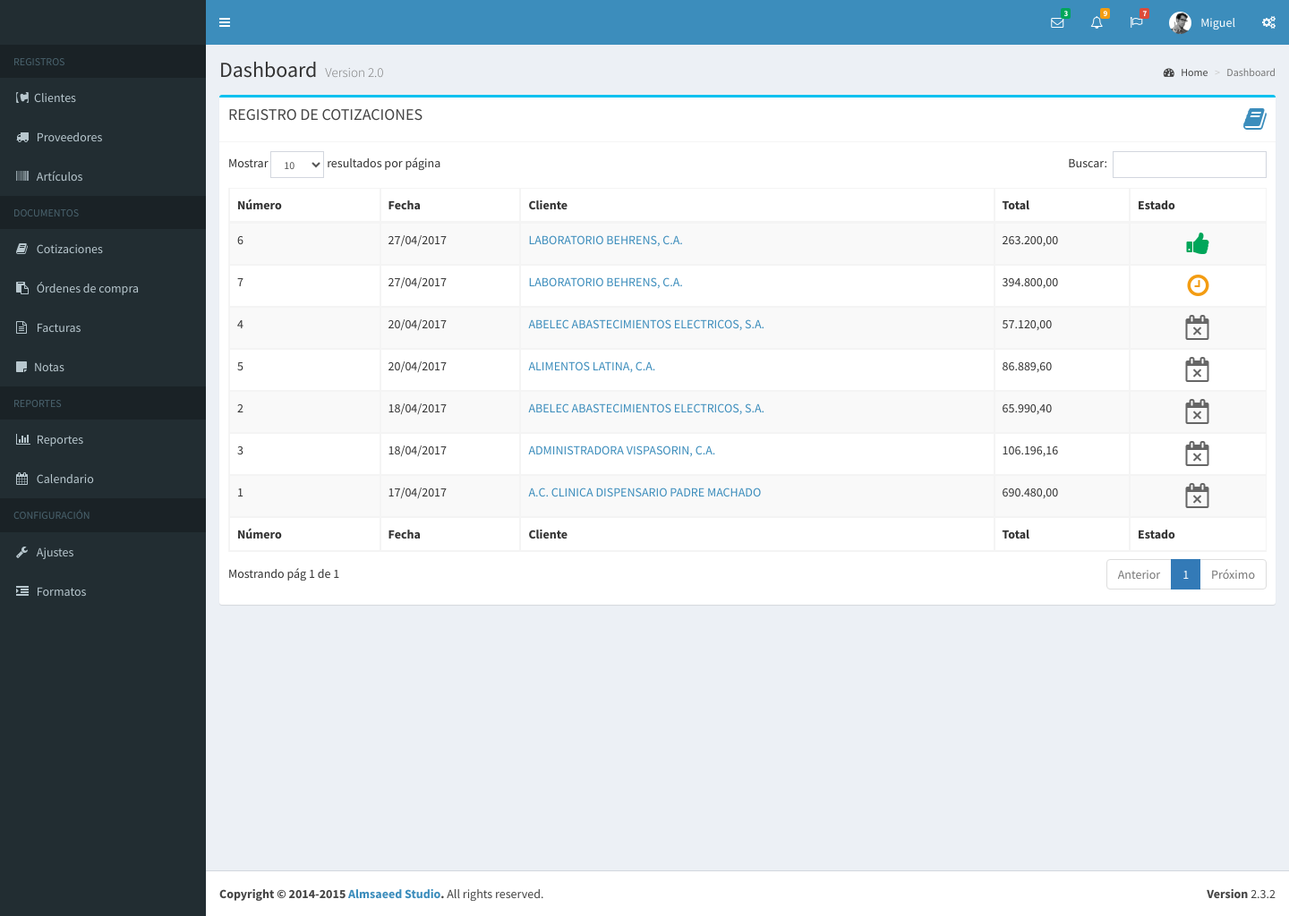
The page /cotizaciones.php (signed in) on the database its author committed.
### tables this page shows
CREATE TABLE IF NOT EXISTS `usuario` (
  `idUsuario` int(11) NOT NULL AUTO_INCREMENT,
  `usuario` varchar(60) NOT NULL,
  `password` varchar(60) NOT NULL,
  `nombre` varchar(80) DEFAULT NULL,
  `empresa` varchar(40) DEFAULT NULL,
  `subtitulo` varchar(120) DEFAULT NULL,
  `rif` varchar(15) DEFAULT NULL,
  `telefonos` varchar(80) DEFAULT NULL,
  `email` varchar(80) DEFAULT NULL,
  `vendedor` varchar(25) DEFAULT NULL,
  `direccion1` varchar(160) DEFAULT NULL,
  `direccion2` varchar(160) DEFAULT NULL,
  PRIMARY KEY (`idUsuario`)
);

CREATE TABLE IF NOT EXISTS `cotizacion` (
  `idCotizacion` int(5) NOT NULL AUTO_INCREMENT,
  `numero` int(4) NOT NULL,
  `Fecha` varchar(10) DEFAULT NULL,
  `fecha_emision` date DEFAULT NULL,
  `fecha_registro` datetime DEFAULT NULL,
  `fecha_modificacion` datetime DEFAULT NULL,
  `fecha_vencimiento` datetime DEFAULT NULL,
  `fecha_venc_sist` datetime DEFAULT NULL,
  `fecha_anulacion` datetime DEFAULT NULL,
  `fecha_aprobacion` datetime DEFAULT NULL,
  `validez` varchar(30) DEFAULT NULL,
  `idCliente` int(5) DEFAULT NULL,
  `Nombre` varchar(51) DEFAULT NULL,
  `Telefono` varchar(20) DEFAULT NULL,
  `Rif` varchar(14) DEFAULT NULL,
  `Fax` varchar(15) DEFAULT NULL,
  `Email` varchar(30) DEFAULT NULL,
  `pcontacto` varchar(30) DEFAULT NULL,
  `idProveedor` int(2) DEFAULT NULL,
  `iva` float DEFAULT NULL,
  `tipo` varchar(12) DEFAULT NULL,
  `CotizAprobada` varchar(5) DEFAULT NULL,
  `SubTotal` varchar(9) DEFAULT NULL,
  `TotalDescto` int(1) DEFAULT NULL,
  `estado` varchar(20) DEFAULT NULL,
  `valor_condicion` int(3) DEFAULT NULL,
  `condicion` varchar(12) DEFAULT NULL,
  `ISV` varchar(8) DEFAULT NULL,
  `Total` decimal(9,2) DEFAULT NULL,
  `introduccion` varchar(200) DEFAULT NULL,
  `Observaciones` varchar(30) DEFAULT NULL,
  `Observaciones1` varchar(100) DEFAULT NULL,
  `Observaciones2` varchar(100) DEFAULT NULL,
  `Observaciones3` varchar(100) DEFAULT NULL,
  `idUsuario` int(11) DEFAULT NULL,
  PRIMARY KEY (`idCotizacion`),
  KEY `idUsuario` (`idUsuario`)
);

CREATE TABLE IF NOT EXISTS `cliente` (
  `idCliente` int(5) NOT NULL AUTO_INCREMENT,
  `Nombre` varchar(51) NOT NULL,
  `Rif` varchar(13) NOT NULL,
  `pcontacto` varchar(50) DEFAULT NULL,
  `Nit` int(11) DEFAULT NULL,
  `direccion1` varchar(100) DEFAULT NULL,
  `direccion2` varchar(100) DEFAULT NULL,
  `Ciudad` varchar(30) DEFAULT NULL,
  `telefono1` varchar(20) DEFAULT NULL,
  `telefono2` varchar(20) DEFAULT NULL,
  `IdZona` int(1) DEFAULT NULL,
  `CodPos` varchar(12) DEFAULT NULL,
  `IdCondicion` int(2) DEFAULT NULL,
  `VigCre` varchar(10) DEFAULT NULL,
  `MonCre` int(1) DEFAULT NULL,
  `IdVendedor` int(1) DEFAULT NULL,
  `PagWeb` varchar(30) DEFAULT NULL,
  `Email` varchar(30) DEFAULT NULL,
  `IdCodContab` int(1) DEFAULT NULL,
  `NroPrecio` int(1) DEFAULT NULL,
  `AccionSql` varchar(4) DEFAULT NULL,
  PRIMARY KEY (`idCliente`)
);

### bd/data-usuario.php (called while the page is built, shortened)
<?php
	function obtenerUsuarioPorId( $idu, $dbh ){
		$sql = "select * from usuario where idUsuario = $idu";
		$data_user = mysql_fetch_array( mysql_query ( $sql, $dbh ) );
		return $data_user;
	}
?>

### bd/data-cotizacion.php (called while the page is built, shortened)
<?php
	function obtenerListaCotizaciones( $link, $idu, $estado ){
		$xq = ""; $lista_c = array();
		$q = "Select c.idCotizacion as id, c.tipo as tipo, c.numero as numero,
		c.estado as estado, date_format(c.fecha_emision,'%d/%m/%Y') as Fecha,
		c.valor_condicion as vcondicion, k.Nombre as Nombre, c.Total as Total
		from cotizacion c, cliente k where c.idCliente = k.idCliente and c.tipo = 'cotizacion'
		and idUsuario = $idu $xq order by c.fecha_emision DESC";
		$data = mysql_query( $q, $link );
		while( $c = mysql_fetch_array( $data ) ){
			$lista_c[] = $c;
		}
		return $lista_c;
	}
?>

### fn/fn-documento.php (called while the page is built, shortened)
<?php
	function iconoEstado( $estado ){
		$icono = array(
			""	=> array("icono" => " fa-sticky-note", "color" => "verde"),
			"pendiente"	=> array("icono" => "fa-clock-o", "color" => "amarillo"),
			"aprobada"	=> array("icono" => "fa-thumbs-up", "color" => "verde"),
			"pagada"	=> array("icono" => "fa-check", "color" => "azul"),
			"vencida"	=> array("icono" => "fa-calendar-times-o", "color" => "gris"),
			"anulada" 	=> array("icono" => "fa-ban", "color" => "rojo")
		);
		return $icono[$estado];
	}
?>

### subforms/tablas/tabla_cotizaciones.php (the view, shortened to what this page needs)
<?php
	$tipo = "";
	if( $tipo == "solicitud" )
		$cotizaciones = obtenerSolicitudesCotizaciones( $dbh, $usuario["idUsuario"] );
	else
		$cotizaciones = obtenerListaCotizaciones( $dbh, $usuario["idUsuario"], "" );
?>
<table id="lista_ctz" class="table table-bordered table-striped">
    <thead>
      <tr>
        <th>Número</th>
        <th>Fecha</th>
        <?php if( $tipo != "solicitud" ) { ?> <th>Cliente</th> <?php } else { ?><th>Proveedor</th> <?php } ?>
		<?php if( $tipo != "solicitud" ) { ?> <th>Total</th> <?php } ?>
        <th>Estado</th>
      </tr>
    </thead>
    <tbody>
        <?php
          foreach( $cotizaciones as $c ){
            if ( $tipo == "solicitud" ) $td = "sctz"; else $td = "ctz";
            $ie = iconoEstado( $c["estado"] );
        ?>
        <tr>
            <td> <?php echo $c["numero"];  ?></td>
            <td> <?php echo $c["Fecha"];  ?></td>
            <td>
              <a href="documento.php?tipo_documento=<?php echo $td; ?>&id=<?php echo $c["id"]; ?>"><?php echo $c["Nombre"]; ?></a>
            </td>
            <?php if( $tipo != "solicitud" ) { ?>
              <td>
                <?php echo number_format( $c["Total"], 2, ",", "." );  ?>
              </td>
            <?php } ?>
            <td align="center">
              <i class="fa fa-2x <?php echo $ie["icono"]." ".$ie["color"]; ?>"></i>
            </td>
        </tr>
        <?php } ?>
    </tbody>
    <tfoot>
        <tr>
        <th>Número</th>
        <th>Fecha</th>
        <?php if( $tipo != "solicitud" ) { ?> <th>Cliente</th> <?php } else { ?><th>Proveedor</th> <?php } ?>
		    <?php if( $tipo != "solicitud" ) { ?> <th>Total</th> <?php } ?>
        <th>Estado</th>
      </tr>
    </tfoot>
</table>

### subforms/nav/perfil.php (shortened to what this page needs)
<?php
  $usuario = obtenerUsuarioPorId( $_SESSION["user"]["idUsuario"], $dbh );
?>
<li class="dropdown user user-menu">
<a href="#" class="dropdown-toggle" data-toggle="dropdown">
  <img src="dist/img/user2-160x160.jpg" class="user-image" alt="User Image">
  <span class="hidden-xs"><?php echo $usuario["nombre"]; ?></span>
</a>
</li>

### css/style.css (style rules this page uses)
.amarillo { color: #f39c12; }
.verde { color: #00a65a; }
.gris { color: #666; }

### rows shown on the page
usuario: nombre "Miguel"
cotizacion: numero "6", Fecha "27/04/2017", idCliente.Nombre "LABORATORIO BEHRENS, C.A.", Total "263.200,00"
cotizacion: numero "7", Fecha "27/04/2017", idCliente.Nombre "LABORATORIO BEHRENS, C.A.", Total "394.800,00"
cotizacion: numero "4", Fecha "20/04/2017", idCliente.Nombre "ABELEC ABASTECIMIENTOS ELECTRICOS, S.A.", Total "57.120,00"
cotizacion: numero "5", Fecha "20/04/2017", idCliente.Nombre "ALIMENTOS LATINA, C.A.", Total "86.889,60"
cotizacion: numero "2", Fecha "18/04/2017", idCliente.Nombre "ABELEC ABASTECIMIENTOS ELECTRICOS, S.A.", Total "65.990,40"
cotizacion: numero "3", Fecha "18/04/2017", idCliente.Nombre "ADMINISTRADORA VISPASORIN, C.A.", Total "106.196,16"
cotizacion: numero "1", Fecha "17/04/2017", idCliente.Nombre "A.C. CLINICA DISPENSARIO PADRE MACHADO", Total "690.480,00"
